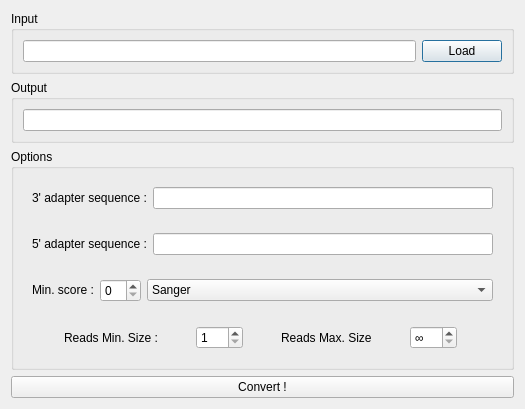
<?xml version="1.0" encoding="UTF-8"?>
<ui version="4.0">
 <class>ConvertDialog</class>
 <widget class="QDialog" name="ConvertDialog">
  <property name="geometry">
   <rect>
    <x>0</x>
    <y>0</y>
    <width>525</width>
    <height>377</height>
   </rect>
  </property>
  <property name="windowTitle">
   <string>FASTA/Q Conversion</string>
  </property>
  <layout class="QVBoxLayout" name="verticalLayout">
   <item>
    <widget class="QGroupBox" name="input_group">
     <property name="sizePolicy">
      <sizepolicy hsizetype="Minimum" vsizetype="Fixed">
       <horstretch>0</horstretch>
       <verstretch>0</verstretch>
      </sizepolicy>
     </property>
     <property name="title">
      <string>Input</string>
     </property>
     <layout class="QHBoxLayout" name="horizontalLayout_2">
      <item>
       <widget class="QLineEdit" name="input">
        <property name="enabled">
         <bool>true</bool>
        </property>
        <property name="sizePolicy">
         <sizepolicy hsizetype="Preferred" vsizetype="Maximum">
          <horstretch>0</horstretch>
          <verstretch>0</verstretch>
         </sizepolicy>
        </property>
        <property name="readOnly">
         <bool>true</bool>
        </property>
       </widget>
      </item>
      <item>
       <widget class="QPushButton" name="loadButton">
        <property name="sizePolicy">
         <sizepolicy hsizetype="Fixed" vsizetype="Maximum">
          <horstretch>0</horstretch>
          <verstretch>0</verstretch>
         </sizepolicy>
        </property>
        <property name="text">
         <string>Load</string>
        </property>
       </widget>
      </item>
     </layout>
    </widget>
   </item>
   <item>
    <widget class="QGroupBox" name="output_group">
     <property name="sizePolicy">
      <sizepolicy hsizetype="Preferred" vsizetype="Fixed">
       <horstretch>0</horstretch>
       <verstretch>0</verstretch>
      </sizepolicy>
     </property>
     <property name="title">
      <string>Output</string>
     </property>
     <layout class="QVBoxLayout" name="verticalLayout_2">
      <item>
       <widget class="QLineEdit" name="output">
        <property name="enabled">
         <bool>true</bool>
        </property>
        <property name="sizePolicy">
         <sizepolicy hsizetype="Preferred" vsizetype="Fixed">
          <horstretch>0</horstretch>
          <verstretch>0</verstretch>
         </sizepolicy>
        </property>
        <property name="acceptDrops">
         <bool>false</bool>
        </property>
        <property name="readOnly">
         <bool>true</bool>
        </property>
       </widget>
      </item>
     </layout>
    </widget>
   </item>
   <item>
    <widget class="QGroupBox" name="groupBox">
     <property name="sizePolicy">
      <sizepolicy hsizetype="Preferred" vsizetype="Fixed">
       <horstretch>0</horstretch>
       <verstretch>0</verstretch>
      </sizepolicy>
     </property>
     <property name="title">
      <string>Options</string>
     </property>
     <layout class="QVBoxLayout" name="verticalLayout_4">
      <item>
       <widget class="QWidget" name="widget_3" native="true">
        <layout class="QHBoxLayout" name="horizontalLayout_4">
         <item>
          <widget class="QLabel" name="label_3">
           <property name="sizePolicy">
            <sizepolicy hsizetype="Fixed" vsizetype="Preferred">
             <horstretch>0</horstretch>
             <verstretch>0</verstretch>
            </sizepolicy>
           </property>
           <property name="text">
            <string>3' adapter sequence :</string>
           </property>
          </widget>
         </item>
         <item>
          <widget class="QLineEdit" name="adapter_3">
           <property name="sizePolicy">
            <sizepolicy hsizetype="Expanding" vsizetype="Fixed">
             <horstretch>0</horstretch>
             <verstretch>0</verstretch>
            </sizepolicy>
           </property>
          </widget>
         </item>
        </layout>
       </widget>
      </item>
      <item>
       <widget class="QWidget" name="widget_5" native="true">
        <layout class="QHBoxLayout" name="horizontalLayout_5">
         <item>
          <widget class="QLabel" name="label_5">
           <property name="sizePolicy">
            <sizepolicy hsizetype="Fixed" vsizetype="Preferred">
             <horstretch>0</horstretch>
             <verstretch>0</verstretch>
            </sizepolicy>
           </property>
           <property name="text">
            <string>5' adapter sequence :</string>
           </property>
          </widget>
         </item>
         <item>
          <widget class="QLineEdit" name="adapter_5"/>
         </item>
        </layout>
       </widget>
      </item>
      <item>
       <widget class="QWidget" name="score_widget" native="true">
        <property name="sizePolicy">
         <sizepolicy hsizetype="Minimum" vsizetype="Fixed">
          <horstretch>0</horstretch>
          <verstretch>0</verstretch>
         </sizepolicy>
        </property>
        <layout class="QHBoxLayout" name="horizontalLayout">
         <item>
          <widget class="QLabel" name="scoreLabel">
           <property name="sizePolicy">
            <sizepolicy hsizetype="Maximum" vsizetype="Fixed">
             <horstretch>0</horstretch>
             <verstretch>0</verstretch>
            </sizepolicy>
           </property>
           <property name="text">
            <string>Min. score :</string>
           </property>
          </widget>
         </item>
         <item>
          <widget class="QSpinBox" name="score">
           <property name="sizePolicy">
            <sizepolicy hsizetype="Maximum" vsizetype="Fixed">
             <horstretch>0</horstretch>
             <verstretch>0</verstretch>
            </sizepolicy>
           </property>
          </widget>
         </item>
         <item>
          <widget class="QComboBox" name="encodingBox">
           <property name="sizePolicy">
            <sizepolicy hsizetype="MinimumExpanding" vsizetype="Fixed">
             <horstretch>0</horstretch>
             <verstretch>0</verstretch>
            </sizepolicy>
           </property>
           <item>
            <property name="text">
             <string>Sanger</string>
            </property>
           </item>
           <item>
            <property name="text">
             <string>Solexa</string>
            </property>
           </item>
           <item>
            <property name="text">
             <string>Illumina 1.3+</string>
            </property>
           </item>
           <item>
            <property name="text">
             <string>Illumina 1.5+</string>
            </property>
           </item>
           <item>
            <property name="text">
             <string>Illumina 1.8+</string>
            </property>
           </item>
          </widget>
         </item>
        </layout>
       </widget>
      </item>
      <item>
       <widget class="QWidget" name="widget" native="true">
        <layout class="QHBoxLayout" name="horizontalLayout_3">
         <item>
          <widget class="QLabel" name="minSizeLabel">
           <property name="sizePolicy">
            <sizepolicy hsizetype="Fixed" vsizetype="Preferred">
             <horstretch>0</horstretch>
             <verstretch>0</verstretch>
            </sizepolicy>
           </property>
           <property name="text">
            <string>Reads Min. Size :</string>
           </property>
          </widget>
         </item>
         <item>
          <widget class="QSpinBox" name="minSize">
           <property name="sizePolicy">
            <sizepolicy hsizetype="Fixed" vsizetype="Fixed">
             <horstretch>0</horstretch>
             <verstretch>0</verstretch>
            </sizepolicy>
           </property>
           <property name="minimum">
            <number>1</number>
           </property>
           <property name="maximum">
            <number>999</number>
           </property>
          </widget>
         </item>
         <item>
          <widget class="QLabel" name="maxSizeLabel">
           <property name="sizePolicy">
            <sizepolicy hsizetype="Fixed" vsizetype="Preferred">
             <horstretch>0</horstretch>
             <verstretch>0</verstretch>
            </sizepolicy>
           </property>
           <property name="text">
            <string>Reads Max. Size</string>
           </property>
          </widget>
         </item>
         <item>
          <widget class="QSpinBox" name="maxSize">
           <property name="sizePolicy">
            <sizepolicy hsizetype="Fixed" vsizetype="Fixed">
             <horstretch>0</horstretch>
             <verstretch>0</verstretch>
            </sizepolicy>
           </property>
           <property name="specialValueText">
            <string>∞</string>
           </property>
           <property name="suffix">
            <string/>
           </property>
           <property name="prefix">
            <string/>
           </property>
           <property name="maximum">
            <number>999</number>
           </property>
           <property name="singleStep">
            <number>1</number>
           </property>
          </widget>
         </item>
        </layout>
       </widget>
      </item>
     </layout>
    </widget>
   </item>
   <item>
    <widget class="QPushButton" name="convertButton">
     <property name="text">
      <string>Convert !</string>
     </property>
    </widget>
   </item>
   <item>
    <spacer name="verticalSpacer">
     <property name="orientation">
      <enum>Qt::Vertical</enum>
     </property>
     <property name="sizeHint" stdset="0">
      <size>
       <width>20</width>
       <height>40</height>
      </size>
     </property>
    </spacer>
   </item>
  </layout>
 </widget>
 <resources/>
 <connections>
  <connection>
   <sender>convertButton</sender>
   <signal>clicked()</signal>
   <receiver>ConvertDialog</receiver>
   <slot>convert()</slot>
   <hints>
    <hint type="sourcelabel">
     <x>383</x>
     <y>180</y>
    </hint>
    <hint type="destinationlabel">
     <x>384</x>
     <y>162</y>
    </hint>
   </hints>
  </connection>
  <connection>
   <sender>loadButton</sender>
   <signal>clicked()</signal>
   <receiver>ConvertDialog</receiver>
   <slot>selectFile()</slot>
   <hints>
    <hint type="sourcelabel">
     <x>492</x>
     <y>32</y>
    </hint>
    <hint type="destinationlabel">
     <x>497</x>
     <y>-3</y>
    </hint>
   </hints>
  </connection>
 </connections>
 <slots>
  <slot>selectFile()</slot>
  <slot>convert()</slot>
 </slots>
</ui>
